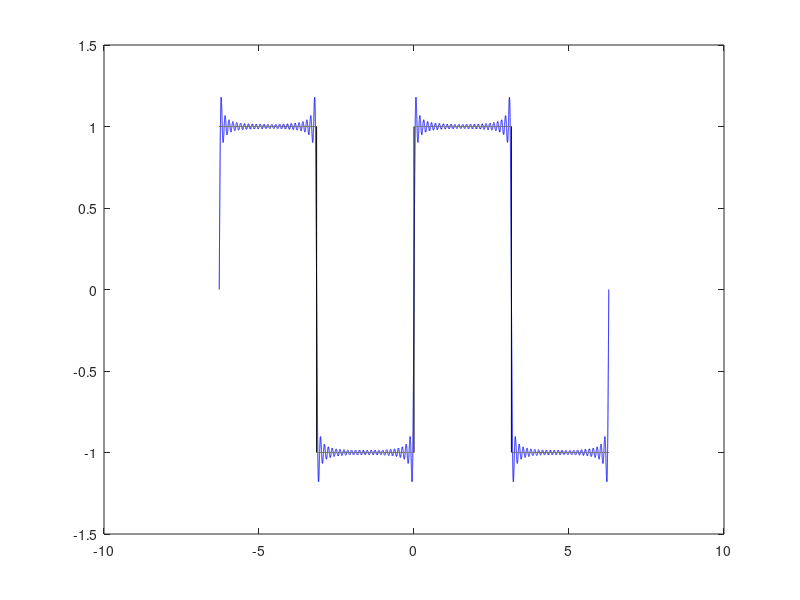

Recreate this plot in MATLAB.
b = zeros(1,100);
t = linspace(-2*pi,2*pi,10^5);
N = length(t);
Sq = sign(sin(t));


%% COPY and PASTE the for loop you found from the problem above.
for k= 1:100
    %For each index k define a function to integrate
    f = @(t) sign(sin(t)).*sin(k.*t);
    %Set the kth entry of b equal to the value of the Fourier coefficient
    b(k) = (1/pi)*integral(f,-pi,pi);
    % If b(k) is small, set to 0 since we want to discount nonzero numbers due to numerical error 
    if b(k)<10^-5
        b(k) = 0;
    end
end


%Compute superposition of truncated Fourier series
FSterms = zeros(50,N);

%First, multiply each coefficient by the appropriate sin function
for j=1:50
    if b(j) > 10^-5
        % Give an expression for the jth Fourier term
        FSterms(j,:) = b(j).*sin(j.*t);
    end
end

%Take the sum of the first 100 terms
SqFS = sum(FSterms);

%Plot the Sq and the SqFS
plot(t,SqFS,'b'); hold on;
plot(t,Sq,'k');